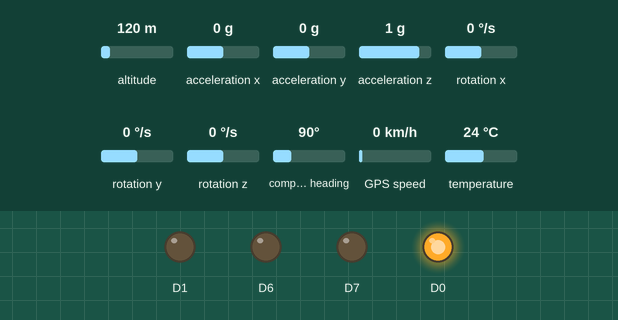
This sketch was run on a simulated ESP8266 (NodeMCU). Shown: output pins drawn as LEDs (lit = HIGH). The inputs (shaded band) are chosen by the test bench; at power-on: acceleration x 0 g, acceleration y 0 g, altitude 120 m, acceleration z 1 g, rotation x 0 °/s, rotation y 0 °/s, rotation z 0 °/s, compass heading 90°, GPS speed 0 km/h, temperature 24 °C. WiFi joins after 1.5 s; servers stay silent unless stated; the GPS gets a fix after 3 s at 37.7749, -122.4194 with 8 satellites; no MQTT or app messages arrive unless stated; what the sketch prints to the serial monitor is not drawn.

Above: at 0.1 s.
At 1.52 s:
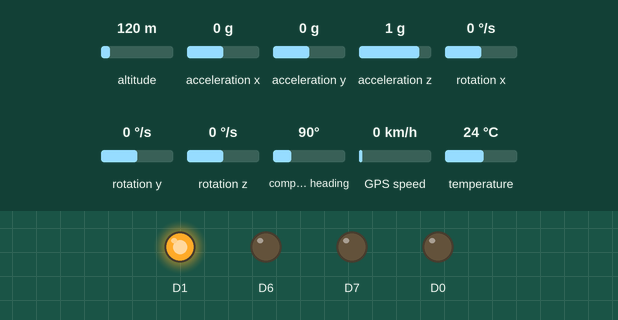
At 2.7 s:
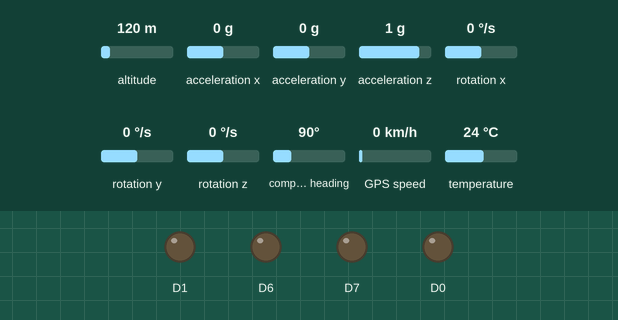
2.8 s: acceleration x set to -1.4 g
5.0 s: acceleration y set to -1.4 g
Timing chart, 0 to 8.0 s (numbered marks = the images above; inputs shaded):
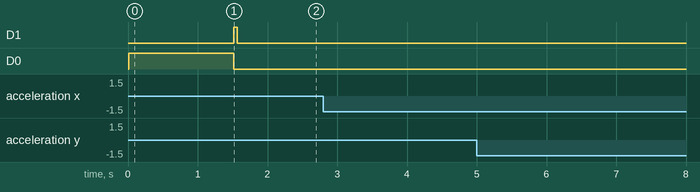

Measured:
- after the input at 2.8 s, every drawn part: stays the same
- after the input at 5.0 s, every drawn part: stays the same

The sketch:

NODE_MCU_ESP8266_Beacon.ino
```cpp
#include <MPU6050.h>

#include <MPU6050.h>

#include <PubSubClient.h>
#include <ESP8266WiFi.h>
#include <Wire.h>
#include <MPU6050.h>
#include<SoftwareSerial.h>
#include<TinyGPS.h>
#include <SPI.h>

MPU6050 mpu;
int SCL_PIN=D5;
int SDA_PIN=D4;

TinyGPS gps;
SoftwareSerial sgps(D2,D3);

#define WIFI_AP "Beacon" //Wifi Name to be set
#define WIFI_PASSWORD "makeinindia"  //Wifi password to be set
#define TOKEN "9An5ZJlNWb7hrwAK359g" //Token key to send the data to cloud
char thingsboardServer[] = "demo.thingsboard.io"; //cloud server

WiFiClient wifiClient;
PubSubClient client(wifiClient);
void reconnect();
void InitWiFi();
unsigned long lastSend;
int status = WL_IDLE_STATUS;

void setup()
{
pinMode(D0, OUTPUT);
pinMode(D1, OUTPUT);
pinMode(D6, OUTPUT);
pinMode(D7, OUTPUT);


Serial.begin(115200);
  Wire.begin();
delay(10);
   sgps.begin(9600);

   InitWiFi();

   client.setServer( thingsboardServer, 1883 );
   lastSend = 0;
}

void loop()
{
if ( !client.connected() )
{
reconnect();
}
  digitalWrite(D1, LOW);
  Vector rawAccel = mpu.readRawAccel();
  Vector normAccel = mpu.readNormalizeAccel();
  float combine=normAccel.XAxis+normAccel.YAxis+normAccel.ZAxis;  //Vibration data from MPU6050
  float temp = mpu.readTemperature(); //Temperature data from MPU6050

String payload = "{";  //Sting formation to upload the data
payload += "\"temperature\":";
payload += String(temp);
payload += ",";
payload += "\"Vibrations\":";
payload += String(combine);

  while(sgps.available())   //GPS status
  {
    int c=sgps.read();
    if (gps.encode(c))
    {
      float lat,lon;
      gps.f_get_position(&lat,&lon);
      payload += ",";
      payload += "\"latitude\":";
      payload += String(lat,8);
      payload += ",";
      payload += "\"longitude\":";
      payload += String(lon,8);
      payload += "}";
      char attributes[100];
      payload.toCharArray( attributes, 100 );
      client.publish( "v1/devices/me/telemetry", attributes );
      Serial.println( attributes );
    }
  }
client.loop();
}


void InitWiFi()
{
   digitalWrite(D0, HIGH); //Connecting to wifi
   Serial.println("Connecting to AP ..."); // attempt to connect to WiFi network

   WiFi.begin(WIFI_AP, WIFI_PASSWORD);   //Parsing the wifi AP and password to get connect to wifi
   while (WiFi.status() != WL_CONNECTED) // checking if connected
     {
       delay(500);
       Serial.print("."); // if not then print
     }
Serial.println("Connected to AP");
digitalWrite(D0, LOW);//Connected to wifi
}


void reconnect()
{
 while (!client.connected()) // Loop until we're reconnected
 {
   status = WiFi.status();
   if ( status != WL_CONNECTED)
     {
      digitalWrite(D0, HIGH); //connecting to wifi
      WiFi.begin(WIFI_AP, WIFI_PASSWORD);
      while (WiFi.status() != WL_CONNECTED)
         {
          delay(500);
          Serial.print(".");
         }
      Serial.println("Connected to AP");
      digitalWrite(D0, LOW);// wifi connected
     }
      digitalWrite(D1, HIGH); //connnecting to data server
     Serial.print("Connecting to Thingsboard node ...");
     if ( client.connect("ESP8266 Device", TOKEN, NULL) ) // Attempt to connect (clientId, username, password)
        {
            Serial.println( "[DONE]" );
            // connected to the server
            digitalWrite(D6, LOW);
        }
    else
   {
    Serial.print( "[FAILED] [ rc = " );
    Serial.print( client.state() );
    Serial.println( " : retrying in 5 seconds]" );
    digitalWrite(D6, HIGH); //failed reconnecting to server
    delay( 5000 ); // Wait 5 seconds before retrying
   }
  }
}
```
